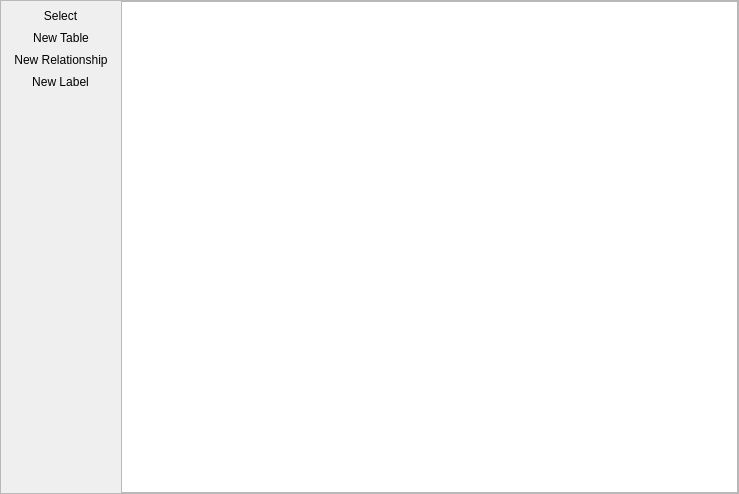
<?xml version="1.0" encoding="UTF-8"?>
<ui version="4.0">
 <class>AgDiagramWindow</class>
 <widget class="QWidget" name="AgDiagramWindow">
  <property name="geometry">
   <rect>
    <x>0</x>
    <y>0</y>
    <width>739</width>
    <height>494</height>
   </rect>
  </property>
  <property name="windowTitle">
   <string>Form</string>
  </property>
  <layout class="QHBoxLayout" name="horizontalLayout">
   <property name="spacing">
    <number>0</number>
   </property>
   <property name="leftMargin">
    <number>0</number>
   </property>
   <property name="topMargin">
    <number>0</number>
   </property>
   <property name="rightMargin">
    <number>0</number>
   </property>
   <property name="bottomMargin">
    <number>0</number>
   </property>
   <item>
    <widget class="QFrame" name="frame">
     <property name="frameShape">
      <enum>QFrame::StyledPanel</enum>
     </property>
     <property name="frameShadow">
      <enum>QFrame::Raised</enum>
     </property>
     <layout class="QHBoxLayout" name="horizontalLayout_2">
      <property name="spacing">
       <number>2</number>
      </property>
      <property name="leftMargin">
       <number>2</number>
      </property>
      <property name="topMargin">
       <number>0</number>
      </property>
      <property name="rightMargin">
       <number>0</number>
      </property>
      <property name="bottomMargin">
       <number>0</number>
      </property>
      <item>
       <widget class="QToolBar" name="widget">
        <property name="orientation">
         <enum>Qt::Vertical</enum>
        </property>
        <property name="iconSize">
         <size>
          <width>16</width>
          <height>16</height>
         </size>
        </property>
        <addaction name="actionSelect"/>
        <addaction name="actionNew_Table"/>
        <addaction name="actionNew_Relationship"/>
        <addaction name="actionNew_Label"/>
       </widget>
      </item>
      <item>
       <widget class="QGraphicsView" name="graphicsView"/>
      </item>
     </layout>
    </widget>
   </item>
  </layout>
  <action name="actionSelect">
   <property name="checkable">
    <bool>true</bool>
   </property>
   <property name="icon">
    <iconset resource="resources.qrc">
     <normaloff>:/png/ui/png/pointer_24dp.png</normaloff>:/png/ui/png/pointer_24dp.png</iconset>
   </property>
   <property name="text">
    <string>Select</string>
   </property>
  </action>
  <action name="actionNew_Table">
   <property name="checkable">
    <bool>true</bool>
   </property>
   <property name="icon">
    <iconset resource="resources.qrc">
     <normaloff>:/png/ui/png/ic_table_24dp.png</normaloff>:/png/ui/png/ic_table_24dp.png</iconset>
   </property>
   <property name="text">
    <string>New Table</string>
   </property>
  </action>
  <action name="actionNew_Relationship">
   <property name="checkable">
    <bool>true</bool>
   </property>
   <property name="icon">
    <iconset resource="resources.qrc">
     <normaloff>:/png/ui/png/ic_crossfoot_black_24dp.png</normaloff>:/png/ui/png/ic_crossfoot_black_24dp.png</iconset>
   </property>
   <property name="text">
    <string>New Relationship</string>
   </property>
  </action>
  <action name="actionNew_Label">
   <property name="checkable">
    <bool>true</bool>
   </property>
   <property name="icon">
    <iconset resource="resources.qrc">
     <normaloff>:/png/ui/png/ic_text_format_black_24dp.png</normaloff>:/png/ui/png/ic_text_format_black_24dp.png</iconset>
   </property>
   <property name="text">
    <string>New Label</string>
   </property>
  </action>
 </widget>
 <resources>
  <include location="resources.qrc"/>
 </resources>
 <connections/>
</ui>
